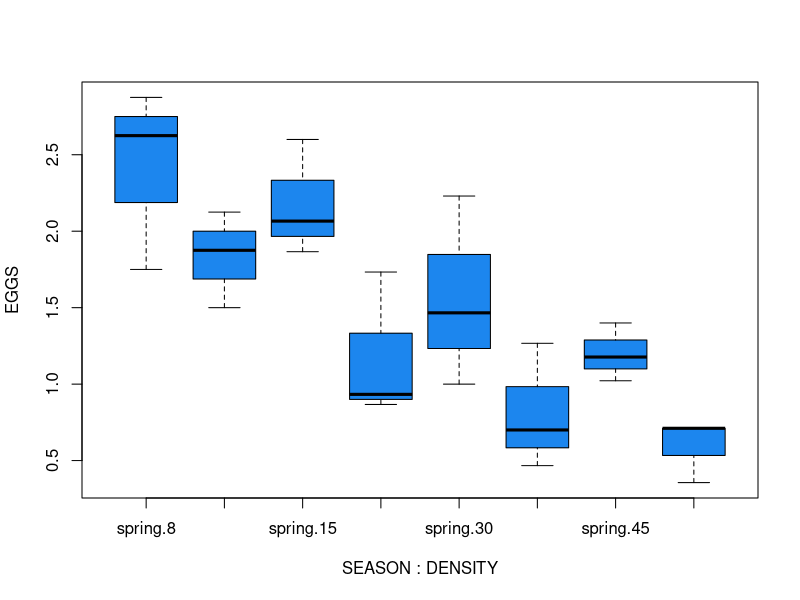

Here is the R script that generated this plot:
## ---- chunk 1
knitr::opts_chunk$set(
	echo = TRUE,
	message = FALSE,
	warning = FALSE
)
## ---- chunk 2
#Let's load the data file
data<-read.table("data/06-repeated.txt", header = T)

data$id <- factor(data$id)
data$workout <- factor(data$workout)
data$diet <- factor(data$diet)
data$time <- factor(data$time)
attach(data)
## ---- chunk 3
rm.aov <- aov(pulse ~ diet * workout * time + Error(id) )
## ---- chunk 4
summary(rm.aov)
## ---- chunk 5
dataf<-read.csv("data/05-quinn.csv", header = TRUE, sep = ",")
attach(dataf)
## ---- chunk 6
aov.season<-aov(EGGS~SEASON, data = dataf)
summary(aov.season)
## ---- chunk 7
aov.dens<-aov(EGGS~DENSITY, data = dataf)
summary(aov.dens)
## ---- chunk 8
aov.2w<-aov(EGGS~SEASON+DENSITY, data = dataf)
summary(aov.2w)
## ---- chunk 9
aov.int<-aov(EGGS~SEASON*DENSITY, data = dataf)
summary(aov.int)
## ---- chunk 10
aov.intonly<-aov(EGGS~SEASON:DENSITY, data = dataf)
summary(aov.intonly)
## ---- chunk 11
boxplot(EGGS~SEASON:DENSITY, col = "dodgerblue2", data = dataf)
## ---- chunk 12
aov.err<-aov(EGGS~SEASON + Error(DENSITY), data = dataf)
summary(aov.err)
## ---- chunk 13
sessionInfo()
